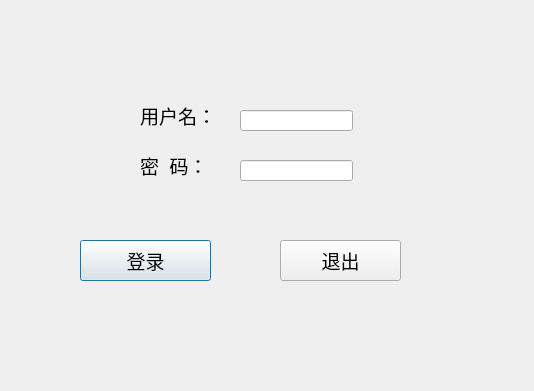
<?xml version="1.0" encoding="UTF-8"?>
<ui version="4.0">
 <class>LoginDialog</class>
 <widget class="QDialog" name="LoginDialog">
  <property name="geometry">
   <rect>
    <x>0</x>
    <y>0</y>
    <width>534</width>
    <height>391</height>
   </rect>
  </property>
  <property name="windowTitle">
   <string>Dialog</string>
  </property>
  <widget class="QLabel" name="label">
   <property name="geometry">
    <rect>
     <x>140</x>
     <y>100</y>
     <width>91</width>
     <height>31</height>
    </rect>
   </property>
   <property name="font">
    <font>
     <pointsize>14</pointsize>
    </font>
   </property>
   <property name="text">
    <string>用户名：</string>
   </property>
  </widget>
  <widget class="QLabel" name="label_2">
   <property name="geometry">
    <rect>
     <x>140</x>
     <y>150</y>
     <width>91</width>
     <height>31</height>
    </rect>
   </property>
   <property name="font">
    <font>
     <pointsize>14</pointsize>
    </font>
   </property>
   <property name="text">
    <string>密  码：</string>
   </property>
  </widget>
  <widget class="QLineEdit" name="usrLineEdit">
   <property name="geometry">
    <rect>
     <x>240</x>
     <y>110</y>
     <width>113</width>
     <height>21</height>
    </rect>
   </property>
   <property name="font">
    <font>
     <pointsize>14</pointsize>
    </font>
   </property>
  </widget>
  <widget class="QLineEdit" name="pwdLineEdit">
   <property name="geometry">
    <rect>
     <x>240</x>
     <y>160</y>
     <width>113</width>
     <height>21</height>
    </rect>
   </property>
   <property name="font">
    <font>
     <pointsize>14</pointsize>
    </font>
   </property>
   <property name="echoMode">
    <enum>QLineEdit::Password</enum>
   </property>
  </widget>
  <widget class="QPushButton" name="loginButton">
   <property name="geometry">
    <rect>
     <x>80</x>
     <y>240</y>
     <width>131</width>
     <height>41</height>
    </rect>
   </property>
   <property name="font">
    <font>
     <pointsize>14</pointsize>
    </font>
   </property>
   <property name="text">
    <string>登录</string>
   </property>
  </widget>
  <widget class="QPushButton" name="exitButton">
   <property name="geometry">
    <rect>
     <x>280</x>
     <y>240</y>
     <width>121</width>
     <height>41</height>
    </rect>
   </property>
   <property name="font">
    <font>
     <pointsize>14</pointsize>
    </font>
   </property>
   <property name="text">
    <string>退出</string>
   </property>
  </widget>
 </widget>
 <resources/>
 <connections>
  <connection>
   <sender>exitButton</sender>
   <signal>clicked()</signal>
   <receiver>LoginDialog</receiver>
   <slot>close()</slot>
   <hints>
    <hint type="sourcelabel">
     <x>286</x>
     <y>243</y>
    </hint>
    <hint type="destinationlabel">
     <x>266</x>
     <y>195</y>
    </hint>
   </hints>
  </connection>
 </connections>
</ui>
